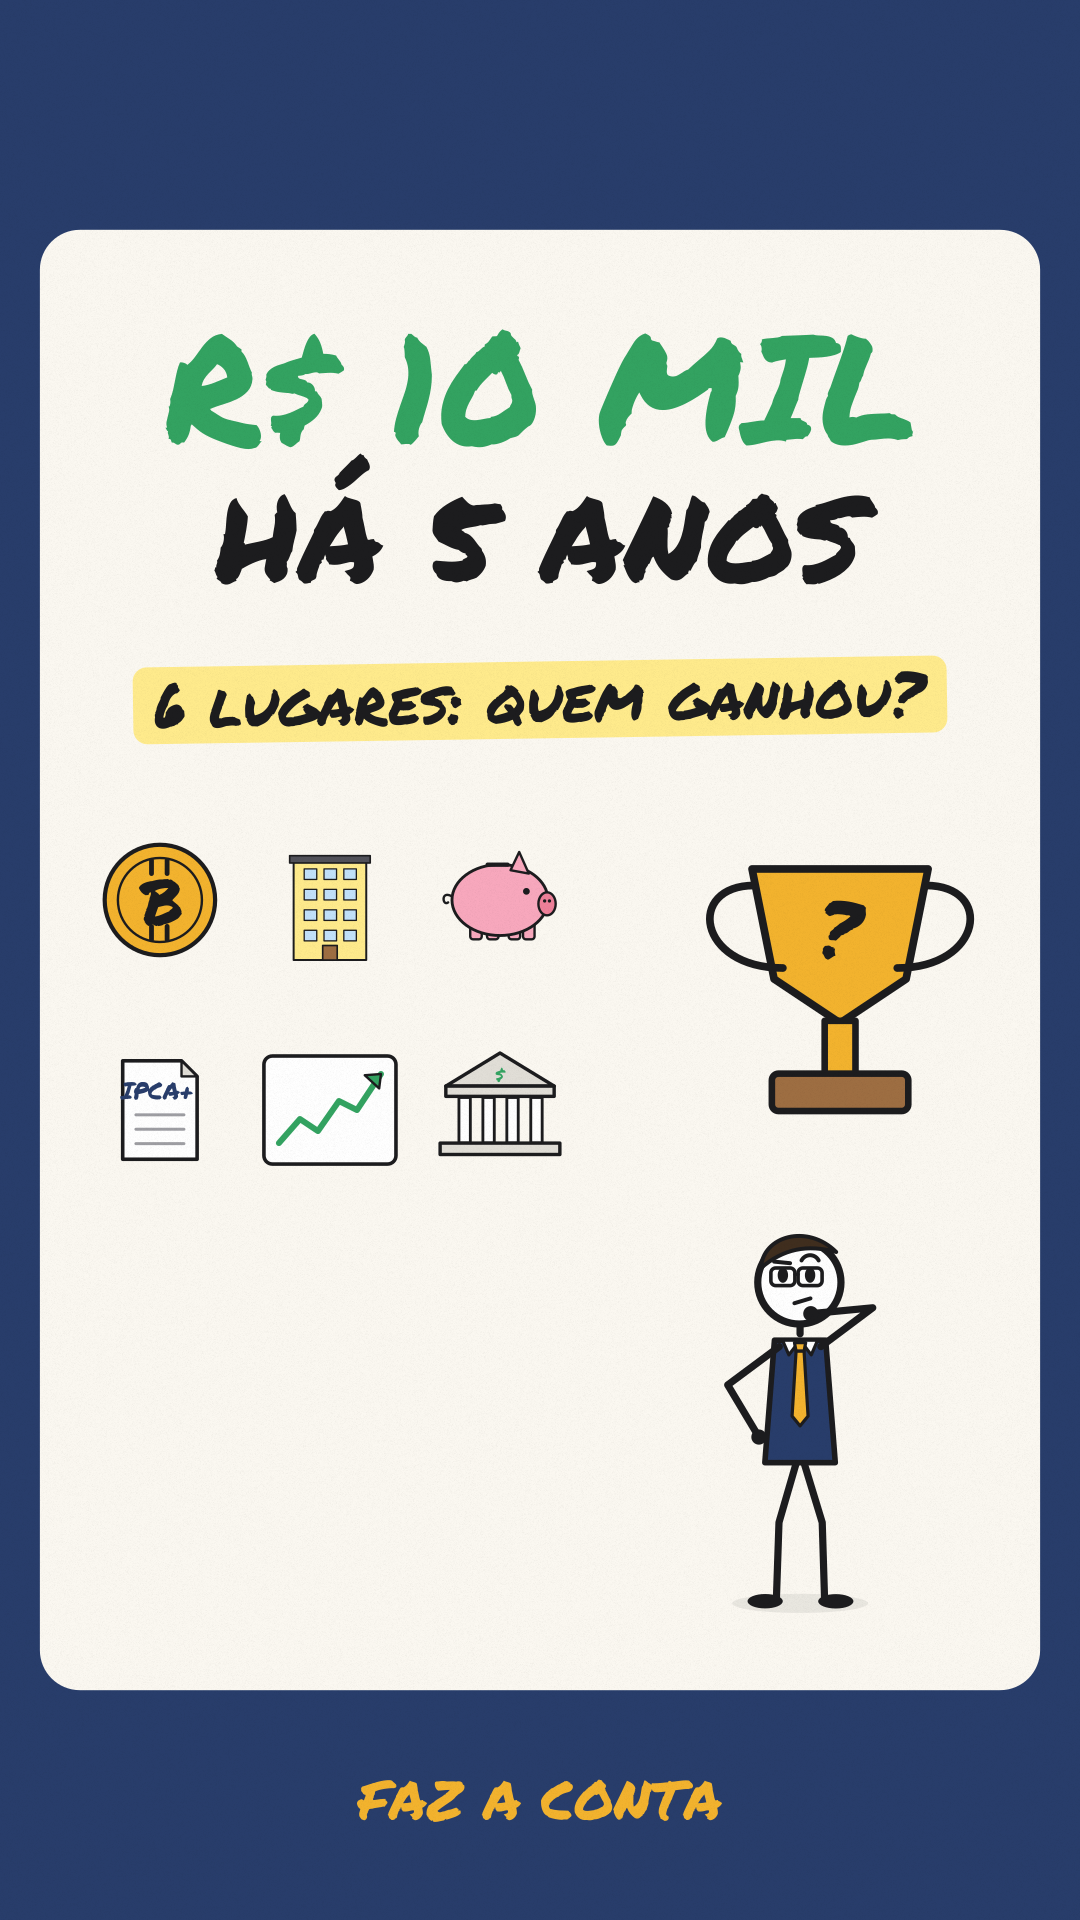

Write Python code to recreate this figure.
"""Capa do TikTok (1080x1920). A grade do perfil corta para 3:4: o essencial fica entre y 260 e 1660.
    python render.py stills videos/dez-mil-cinco-anos/capa.py out/capas 10"""
import os
import sys

sys.path.insert(0, os.path.dirname(os.path.abspath(__file__)))
from engine import *  # noqa
from scenes import ICONS, ORDER, trophy  # noqa

VERTICAL = True


def capa(c, t):
    rgb(c, NAVY); c.paint()
    rrect(c, 40, 230, 1000, 1460, 40); fs(c, PAPER, 0)
    text(c, "R$ 10 MIL", 540, 390, 150, MARKER, GREEN)
    text(c, "HÁ 5 ANOS", 540, 540, 120, MARKER, INK)
    c.save(); c.translate(540, 700); hl(c, "6 lugares: quem ganhou?", 0, 0, 62, LYELLOW); c.restore()
    for i, k in enumerate(ORDER):
        c.save(); c.translate(160 + (i % 3) * 170 - (0 if i < 3 else 0), 900 + (i // 3) * 210); c.scale(0.6, 0.6); ICONS[k](c); c.restore()
    c.save(); c.translate(840, 990); c.scale(1.1, 1.1); trophy(c, GOLD, "?"); c.restore()
    hero(c, 10, 800, 1600, 0.8, [(0, "think")], [(0, "think")], look=-0.6)
    text(c, "FAZ A CONTA", 540, 1800, 54, MARKER, GOLD)


SCENES = [(0.0, 999.0, capa)]
